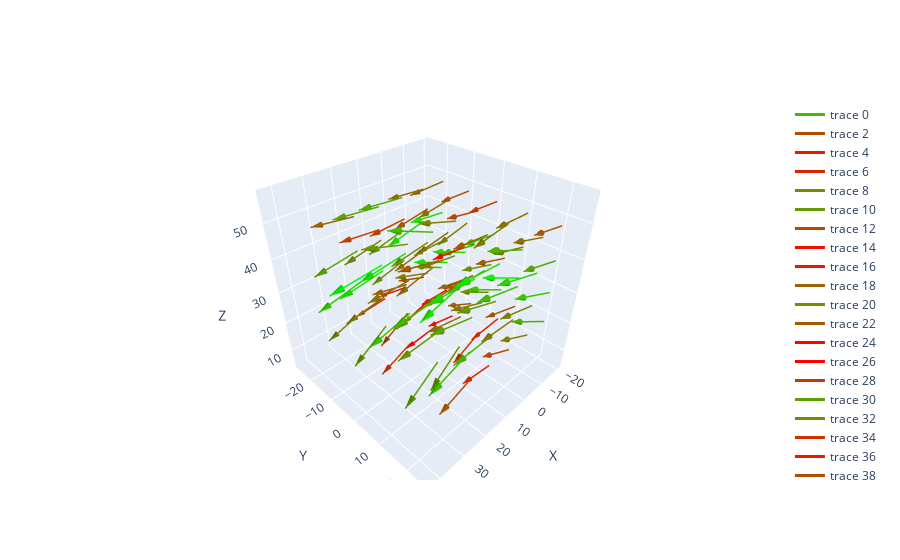

This figure's notebook cell:
### Markdown cell above
impit data

### Code cell
x_values = [
    465.05, 400.95, 378.7, 388.15, 440.1, 421.35, 374.6, 362.3, 380.15, 433.05, 439.65, 399.7, 360.9, 360.3, 389.65, 
    419.1, 395.9, 368.35, 374.8, 417.25, 458.4, 434.65, 391.5, 385.8, 421.2, 498.4, 495.9, 455.2, 455.05, 496.75, 
    516.8, 475.65, 437.3, 436.7, 475.25, 502, 472.8, 430, 424.6, 454.95, 499.05, 497.2, 442.35, 425.8, 446.05, 504, 
    525.3, 462.5, 443, 463.4, 526, 523.6, 470.45, 456.15, 479.65, 544.05, 524.85, 462.95, 440.35, 453.4, 503.05, 
    498.95, 457.35, 437.2, 450.35, 499.25, 524.5, 484.4, 418.25, 447.75, 480.8, 514.95, 498.9, 463.9, 474.05, 520.95, 
    531.5, 473.9, 433.2, 425.2, 448.05, 456.8, 430.8, 363, 423.1, 463.95, 482.2, 449.05, 413.65, 406.6, 424.65, 445, 
    431.9, 409.8, 410.4, 435.85, 485.2, 493.3, 439.8, 439.8
]

y_values = [
    24.7, 7.7, -6.7, -18.9, -36.25, -7, -5.35, -6.1, -8.3, -6.8, -35, 18.65, 5.4, 6.1, 17.7, -0.45, 4.15, -4.65, 
    -26.85, -58.4, -82.8, -13.8, -12.05, 14.15, 50.15, 11.4, -3.5, 2.4, -27.95, -62.4, -65.7, -40.1, -2.25, 3.05, 
    -1.5, 14.2, 0.4, -6.3, -11.05, -17.4, -21.55, 4.65, -2.85, -10.3, -18, -28.25, -55.45, 6.65, 6.95, 11.55, 33.65, 
    6.8, 6.1, -11.05, -37.8, -66.6, -41.55, -24.4, -9.8, 4, 19.05, -5.75, -7.7, -10.1, -13.3, -18.05, 3.35, -3.6, 
    -10.5, -18.95, -29.2, -52.65, -34, -14.7, 3.7, 18.35, 9.5, -2.4, -6.3, -13.05, -20.45, -15.15, -6.6, -9.15, 
    -11.5, -14.7, -30.3, -18.85, -9.4, -7.8, 9, 24.75, 2.9, -2.65, -19.05, -38.15, -59.75, -53.35, -37.6, -41.25
]



z_values = [
    192.85, 118.16, 48.58, -42.56, -150.36, -229.32, -187.53, -92.75, -7, 63.28, 168.28, 163.1, 61.11, -18.9, -106.26, 
    -244.3, -250.88, -146.93, -62.23, 34.09, 164.5, 150.85, 129.71, 52.43, -11.9, -111.51, -22.19, 17.22, 61.81, 113.12, 
    169.61, 176.33, 116.83, 61.32, -26.53, -76.3, -72.03, -27.09, 24.08, 101.29, 166.6, 181.23, 118.51, 69.51, -73.22, 
    -111.86, -110.46, -81.34, -59.78, 4.83, 63.3, -84.9, -77.9, -80.5, -85.5, -96.9, -89.2, -76.3, -68.3, -71.2, 70.2, 
    74, 46, -84.9, -16.8, -38.4, -109.4, -8, 92.9, 77.6, 68.7, 68.6, 58.2, 101.8, 89.7, 36.9, 37.9, 148.4, 94.3, 49.7, 
    -3.2, -64.5, 24.2, 24, 66.1, 107.5, 148.5, 102.8, 48, 14.8, 15.1, -27, -51.1, -21.7, 18.2, 24.9, 5.1, 5.1, 9.2, -34.8
]

magnitued = np.zeros(100)
for i in range(100):
    magnitued[i] = np.sqrt(x_values[i]**2 + y_values[i]**2 + z_values[i]**2)

x_values_scale = [x / 30 for x in x_values]
y_values_scale = [y / 30 for y in y_values]
z_values_scale = [z / 30 for z in z_values]

# Combine x, y, and z values into a list of tuples
direction = []
for i in range(100):
    direction.append((x_values_scale[i], y_values_scale[i], z_values_scale[i]))

# Example usage:
positions = np.array(positions)
direction = np.array(direction)


create_3d_plot(positions, direction,magnitued)
